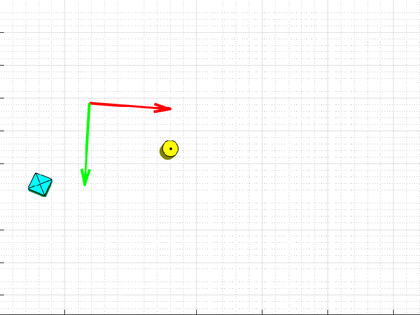
%> input picture Report 2/task 1-4/CameraView.bmp, 420 x 315 px, shrunk from 640 x 480 before the run
$ octave Vision_task3.m   (GNU Octave 9; MATLAB toolbox functions it lacks are replaced by stand-ins)
%> lines starting %> are read from the running program, lines starting %| are printed output that depends on the picture; in (x1, y1, x2, y2) boxes, pixels count from 0 and x2, y2 are one past the last pixel; in counts of white or black regions, pixels touching at a corner belong together; the program's own positions count from 1
clc
clear

%%%%%%%%%%%%%%%%%%%%%%%%%%%%%%%%%%%%%%%%%%%%%%%%%%%%%%%%%%%%%%%%%%%%%%%%%%%
%%%%%%%%%%%%%%%%%%%%%%%%%%%%%%%% GENERAL %%%%%%%%%%%%%%%%%%%%%%%%%%%%%%%%%%
%%%%%%%%%%%%%%%%%%%%%%%%%%%%%%%%%%%%%%%%%%%%%%%%%%%%%%%%%%%%%%%%%%%%%%%%%%%

%%%%%%%%%%%%%%%%
% Import Image %
%%%%%%%%%%%%%%%%

I = imread('CameraView.bmp');
%> I is the input picture: size 315x420x3 uint8; mean R, G, B 250.2, 250.7, 249.8
   figure, imshow(I)
   title('normal')
CornerThreshold = 4;

% NOTE: I has 3 layers (RGB) even though it looks "black and white".

%%%%%%%%%%%%%%%%%%%%%%%%%%%%
% Transform into Greyscale %
%%%%%%%%%%%%%%%%%%%%%%%%%%%%

IRed = double(I(:,:,1));
IGreen = double(I(:,:,2));
IBlue = double(I(:,:,3));
IGrey = (IRed+IGreen+IBlue)/3;
I = uint8(IGrey);
%> I: size 315x420 uint8

I=double(I);
%> I: size 315x420 double
[m,n]=size(I);
%> m = 315; n = 420

%%%%%%%%%%%%%%%%%%%%%%%%%%%%%%%%%%%%%%%%%%%%%%%%%%%%%%%%%%%%%%%%%%%%%%%%%%%
%%%%%%%%%%%%%%%%%%%%%%%%%%%%%%%% CYLINDER %%%%%%%%%%%%%%%%%%%%%%%%%%%%%%%%%
%%%%%%%%%%%%%%%%%%%%%%%%%%%%%%%%%%%%%%%%%%%%%%%%%%%%%%%%%%%%%%%%%%%%%%%%%%%

%%%%%%%%%%%%%%%%
% Thresholding %
%%%%%%%%%%%%%%%%

Ithreshold_Yellow = zeros(m,n);
for i = 1:m
    for j = 1:n
        if IBlue(i,j)==0 && IRed(i,j)==255 && IGreen(i,j)==255
            Ithreshold_Yellow(i,j) = 255;
        else
            Ithreshold_Yellow(i,j) = 0;
        end
    end
end
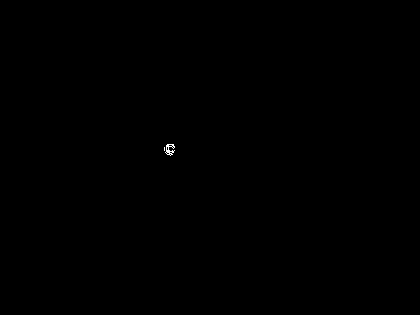
%> Ithreshold_Yellow: size 315x420 double; 0.05% white in thin lines or dots, all inside (x1, y1, x2, y2) = (164, 144, 175, 156)
Ithreshold_Yellow = uint8(Ithreshold_Yellow);

%%%%%%%%%%%%%%%%%%%%
% Median Filtering %
%%%%%%%%%%%%%%%%%%%%

Imedian_cylinder = zeros(m,n);
for i=4:m-3
    for j=4:n-3
        Imedian_cylinder(i,j)=median([Ithreshold_Yellow(i-3,j-3),Ithreshold_Yellow(i-3,j-2),Ithreshold_Yellow(i-3,j-1)...
            ,Ithreshold_Yellow(i-3,j),Ithreshold_Yellow(i-3,j+1),Ithreshold_Yellow(i-3,j+2)...
            ,Ithreshold_Yellow(i-3,j+3),Ithreshold_Yellow(i-2,j-3),Ithreshold_Yellow(i-2,j-2)...
            ,Ithreshold_Yellow(i-2,j-1),Ithreshold_Yellow(i-2,j),Ithreshold_Yellow(i-2,j+1)...
            ,Ithreshold_Yellow(i-2,j+2),Ithreshold_Yellow(i-2,j+3),Ithreshold_Yellow(i-1,j-3)...
            ,Ithreshold_Yellow(i-1,j-2),Ithreshold_Yellow(i-1,j-1),Ithreshold_Yellow(i-1,j)...
            ,Ithreshold_Yellow(i-1,j+1),Ithreshold_Yellow(i-1,j+2),Ithreshold_Yellow(i-1,j+3)...
            ,Ithreshold_Yellow(i,j-3),Ithreshold_Yellow(i,j-2),Ithreshold_Yellow(i,j-1)...
            ,Ithreshold_Yellow(i,j),Ithreshold_Yellow(i,j+1),Ithreshold_Yellow(i,j+2)...
            ,Ithreshold_Yellow(i,j+3),Ithreshold_Yellow(i+1,j-3),Ithreshold_Yellow(i+1,j-2)...
            ,Ithreshold_Yellow(i+1,j-1),Ithreshold_Yellow(i+1,j),Ithreshold_Yellow(i+1,j+1)...
            ,Ithreshold_Yellow(i+1,j+2),Ithreshold_Yellow(i+1,j+3),Ithreshold_Yellow(i+2,j-3)...
            ,Ithreshold_Yellow(i+2,j-2),Ithreshold_Yellow(i+2,j-1),Ithreshold_Yellow(i+2,j)...
            ,Ithreshold_Yellow(i+2,j+1),Ithreshold_Yellow(i+2,j+2),Ithreshold_Yellow(i+2,j+3)...
            ,Ithreshold_Yellow(i+3,j-3),Ithreshold_Yellow(i+3,j-2),Ithreshold_Yellow(i+3,j-1)...
            ,Ithreshold_Yellow(i+3,j),Ithreshold_Yellow(i+3,j+1),Ithreshold_Yellow(i+3,j+2)...
            ,Ithreshold_Yellow(i+3,j+3)]);
    end
end
%> Imedian_cylinder: size 315x420 double; 0.02% white in thin lines or dots, all inside (x1, y1, x2, y2) = (166, 147, 172, 154)

%%%%%%%%%%%%%%%%%%%%
% Change to Binary %
%%%%%%%%%%%%%%%%%%%%

Ibw_cylinder = imbinarize(Imedian_cylinder);
%Ibw_cylinder = imbinarize(Ithreshold_Yellow);
 figure, imshow(Ibw_cylinder)
 title('Cylinder')

%%%%%%%%%%
% moment %
%%%%%%%%%%
%Is the sum of (x location to power p, y location power q) multiplied by intensity
%of pixel (=1) at that x,y location (distance)

M00_cylinder=0;
M01_cylinder=0;
M10_cylinder=0;
M11_cylinder=0;
M20_cylinder=0;
M02_cylinder=0;
onepixel=1;

for i=1:m
    for j=1:n
        if Ibw_cylinder(i,j)==onepixel
            M00_cylinder=M00_cylinder+onepixel;
            M01_cylinder=M01_cylinder+(i^1)*onepixel;
            M10_cylinder=M10_cylinder+(j^1)*onepixel;
            M11_cylinder=M11_cylinder+(i*j)*onepixel;
            M20_cylinder=M20_cylinder+(j^2)*onepixel;
            M02_cylinder=M02_cylinder+(i^2)*onepixel;
        end
    end
end
%> after the loop, M00_cylinder = 27; M01_cylinder = 4063; M02_cylinder = 611499; M10_cylinder = 4582; M11_cylinder = 689509; M20_cylinder = 777640

%%%%%Centroid
Xc_cylinder=M10_cylinder/M00_cylinder;
%> Xc_cylinder = 169.7
Yc_cylinder=M01_cylinder/M00_cylinder;
%> Yc_cylinder = 150.5
Centroid_cylinder_XY=[Xc_cylinder,Yc_cylinder];
%> Centroid_cylinder_XY = [169.7 150.5]

%%%%%inertia matrix
u00_cylinder=M00_cylinder;
%> u00_cylinder = 27
u01=0;
u10=0;
u11_cylinder=M11_cylinder-(Xc_cylinder*M01_cylinder);
%> u11_cylinder = 2.85
u20_cylinder=M20_cylinder-(Xc_cylinder*M10_cylinder);
%> u20_cylinder = 57.63
u02_cylinder=M02_cylinder-(Yc_cylinder*M01_cylinder);
%> u02_cylinder = 92.74
J_cylinder=[u20_cylinder u11_cylinder;u11_cylinder u02_cylinder];
%> J_cylinder = [57.63 2.85; 2.85 92.74]

%eigenvalues and vectors
[v_cylinder,d_cylinder]=eig(J_cylinder); %v is eigenvector [2x2]
%> v_cylinder = [-0.997 0.0804; 0.0804 0.997]; d_cylinder = [57.4 0; 0 92.97]
                                         %d is eigenvalue [2x2]
lamda1_cylinder=max(d_cylinder(1,1),d_cylinder(2,2)); %take first index of eigenvalue matrix
%> lamda1_cylinder = 92.97
lamda2_cylinder=min(d_cylinder(1,1),d_cylinder(2,2)); %take first index of eigenvalue matrix
%> lamda2_cylinder = 57.4

%%%%Major minor axis calculation
Majoraxis_cylinder=2*sqrt(lamda1_cylinder/M00_cylinder);
%> Majoraxis_cylinder = 3.71
Minoraxis_cylinder=2*sqrt(lamda2_cylinder/M00_cylinder);
%> Minoraxis_cylinder = 2.92

if lamda1_cylinder == d_cylinder(2,2)    %choose left or right eigen vector corresponding to lamda1
    vx_cylinder=v_cylinder(1,2);
%> vx_cylinder = 0.0804
    vy_cylinder=v_cylinder(2,2);
%> vy_cylinder = 0.997
else
    vx_cylinder=v_cylinder(1,1);
    vy_cylinder=v_cylinder(1,2);
end

%%%%Angle from horizontal
Anglefromhorizontal_cylinder=atand(vy_cylinder/vx_cylinder);
%> Anglefromhorizontal_cylinder = 85.39

%%%%perimeter
Iperim_cylinder = zeros(m,n);
Perimeter_cylinder = 0;

for i = 2:m-1   %Iterate from left to right
    for j = 2:n-1
        if Ibw_cylinder(i,j) ~= Ibw_cylinder(i,j+1)
            if Iperim_cylinder(i,j) == Ibw_cylinder(i,j+1)
                break
            else
                Perimeter_cylinder = Perimeter_cylinder + 1;
                Iperim_cylinder(i,j)=Ibw_cylinder(i,j+1);
                break
            end
        end
    end
end
%> Iperim_cylinder: size 315x420 double; values 0 (black) and 1 (white), 0.01% white in thin lines or dots, all inside (x1, y1, x2, y2) = (165, 147, 169, 154)
%> after the loop, Perimeter_cylinder = 7
for i = m-1:-1:2    %Iterate from right to left
    for j = n-1:-1:2
        if Ibw_cylinder(i,j) ~= Ibw_cylinder(i,j-1)
            if Iperim_cylinder(i,j) == Ibw_cylinder(i,j-1)
                break
            else
                Perimeter_cylinder = Perimeter_cylinder + 1;
                Iperim_cylinder(i,j)=Ibw_cylinder(i,j-1);
                break
            end
        end
    end
end
%> Iperim_cylinder: size 315x420 double; values 0 (black) and 1 (white), 0.01% white in thin lines or dots, all inside (x1, y1, x2, y2) = (165, 147, 173, 154)
%> after the loop, Perimeter_cylinder = 14
for j = 2:n-1   %Iterate from top to bottom
    for i = 2:m-1
        if Ibw_cylinder(i,j) ~= Ibw_cylinder(i+1,j)
            if Iperim_cylinder(i,j) == Ibw_cylinder(i+1,j)
                break
            else
                Perimeter_cylinder = Perimeter_cylinder + 1;
                Iperim_cylinder(i,j)=Ibw_cylinder(i+1,j);
                break
            end
        end
    end
end
%> Iperim_cylinder: size 315x420 double; values 0 (black) and 1 (white), 0.01% white in thin lines or dots, all inside (x1, y1, x2, y2) = (165, 146, 173, 154)
%> after the loop, Perimeter_cylinder = 19
for j = n-1:-1:2    %Iterate from bottom to top
    for i = m-1:-1:2
        if Ibw_cylinder(i,j) ~= Ibw_cylinder(i-1,j)
            if Iperim_cylinder(i,j) == Ibw_cylinder(i-1,j)
                break
            else
                Perimeter_cylinder = Perimeter_cylinder + 1;
                Iperim_cylinder(i,j)=Ibw_cylinder(i-1,j);
                break
            end
        end
    end
end
%> Iperim_cylinder: size 315x420 double; values 0 (black) and 1 (white), 0.02% white in thin lines or dots, all inside (x1, y1, x2, y2) = (165, 146, 173, 155)
%> after the loop, Perimeter_cylinder = 22

figure, imshow(Iperim_cylinder);
title('Perimeter cylinder');
%%%%Area
area_cylinder=M00_cylinder;
%> area_cylinder = 27

%%%%circularity
Circularity_cylinder=(4*pi*M00_cylinder)/Perimeter_cylinder^2;
%> Circularity_cylinder = 0.701

%%%%RGB
RGB_cylinder = [255,255,0];

%%%%Calculating shape using corners


%%%%Displaying Results
T=table(Centroid_cylinder_XY, Anglefromhorizontal_cylinder...
    , Perimeter_cylinder, Circularity_cylinder, RGB_cylinder);
%> T = {Centroid_cylinder_XY [169.7 150.5], Anglefromhorizontal_cylinder 85.39, Perimeter_cylinder 22, Circularity_cylinder 0.701, RGB_cylinder [255 255 0]}
disp(T)

%%%%Saving value of x, y positions
Tcw_cylinder = [Xc_cylinder, Yc_cylinder, 1];
%> Tcw_cylinder = [169.7 150.5 1]
save('Pcylinder.mat', 'Tcw_cylinder')


%%%%%%%%%%%%%%%%%%%%%%%%%%%%%%%%%%%%%%%%%%%%%%%%%%%%%%%%%%%%%%%%%%%%%%%%%
%%%%%%%%%%%%%%%%%%%%%%%%%%%%%%%% CUBE %%%%%%%%%%%%%%%%%%%%%%%%%%%%%%%%%%%
%%%%%%%%%%%%%%%%%%%%%%%%%%%%%%%%%%%%%%%%%%%%%%%%%%%%%%%%%%%%%%%%%%%%%%%%%

Ithreshold_cyan = zeros(m,n);
for i = 1:m
    for j = 1:n
        if    IRed(i,j) == 0
            if j < 81
                Ithreshold_cyan(i,j) = 255;
            end
        else
            Ithreshold_cyan(i,j) = 0;
        end
    end
end
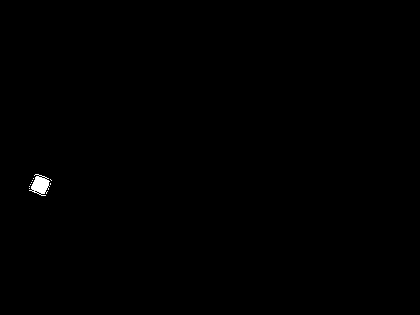
%> Ithreshold_cyan: size 315x420 double; 0.21% white; 9 white regions (8 under 20 px), largest, box (x1, y1, x2, y2) and area: (29, 174, 50, 196) 264
Ithreshold_cyan = uint8(Ithreshold_cyan);

%%%%%%%%%%%%%%%%%%%%
% Change to Binary %
%%%%%%%%%%%%%%%%%%%%


Ibw_cube = imbinarize(Ithreshold_cyan);
 figure, imshow(Ibw_cube)
 title('Cube')

%%%%%%%%%%
% moment %
%%%%%%%%%%
%Is the sum of (x location to power p, y location power q) multiplied by intensity
%of pixel (=1) at that x,y location (distance)

%%%%p=q=0
M00_cube=0;
M01_cube=0;
M10_cube=0;
M11_cube=0;
M20_cube=0;
M02_cube=0;
onepixel=1;

for i=1:m
    for j=1:n
        if Ibw_cube(i,j)==onepixel
            M00_cube=M00_cube+onepixel;
            M01_cube=M01_cube+(i^1)*onepixel;
            M10_cube=M10_cube+(j^1)*onepixel;
            M11_cube=M11_cube+(i*j)*onepixel;
            M20_cube=M20_cube+(j^2)*onepixel;
            M02_cube=M02_cube+(i^2)*onepixel;
        end
    end
end
%> after the loop, M00_cube = 274; M01_cube = 50850; M02_cube = 9443816; M10_cube = 11203; M11_cube = 2078843; M20_cube = 464519

%%%%%Centroid
Xc_cube=M10_cube/M00_cube;
%> Xc_cube = 40.89
Yc_cube=M01_cube/M00_cube;
%> Yc_cube = 185.6
Centroid_cube_XY=[Xc_cube,Yc_cube];
%> Centroid_cube_XY = [40.89 185.6]

%%%%%inertia matrix
u11_cube=M11_cube-(Xc_cube*M01_cube);
%> u11_cube = -253.9
u20_cube=M20_cube-(Xc_cube*M10_cube);
%> u20_cube = 6463.5
u02_cube=M02_cube-(Yc_cube*M01_cube);
%> u02_cube = 6872.6
J_cube=[u20_cube u11_cube;u11_cube u02_cube];
%> J_cube = [6463.5 -253.9; -253.9 6872.6]

%eigenvalues and vectors
[v_cube,d_cube]=eig(J_cube); %v is eigenvector [2x2]
%> v_cube = [-0.902 -0.432; -0.432 0.902]; d_cube = [6342 0; 0 6994.1]
             %d is eigenvalue [2x2]
lamda1_cube=max(d_cube(1,1),d_cube(2,2)); %take first index of eigenvalue matrix
%> lamda1_cube = 6994.1
lamda2_cube=min(d_cube(1,1),d_cube(2,2)); %take first index of eigenvalue matrix
%> lamda2_cube = 6342

%%%%Major minor axis calculation
Majoraxis_cube=2*sqrt(lamda1_cube/M00_cube);
%> Majoraxis_cube = 10.1
Minoraxis_cube=2*sqrt(lamda2_cube/M00_cube);
%> Minoraxis_cube = 9.62

if lamda1_cube == d_cube(2,2)    %choose left or right eigen vector corresponding to lamda1
    vx_cube=v_cube(1,2);
%> vx_cube = -0.432
    vy_cube=v_cube(2,2);
%> vy_cube = 0.902
else
    vx_cube=v_cube(1,1);
    vy_cube=v_cube(1,2);
end

%%%%Angle from horizontal
Anglefromhorizontal_cube=atand(vy_cube/vx_cube);
%> Anglefromhorizontal_cube = -64.43

Iperim_cube = zeros(m,n);
%%%%perimeter

%%%% left right top bottom
Perimeter_cube=0;
for i = 2:m-1
    for j = 2:n-1
        if Ibw_cube(i,j) ~= Ibw_cube(i,j+1)
            if Iperim_cube(i,j) == Ibw_cube(i,j+1)
                break
            else
                Perimeter_cube = Perimeter_cube + 1;
                Iperim_cube(i,j)=Ibw_cube(i,j+1);
                break
            end
        end
    end
end
%> Iperim_cube: size 315x420 double; values 0 (black) and 1 (white), 0.02% white in thin lines or dots, all inside (x1, y1, x2, y2) = (28, 174, 41, 196)
%> after the loop, Perimeter_cube = 22
for i = m-1:-1:2
    for j = n-1:-1:2
        if Ibw_cube(i,j) ~= Ibw_cube(i,j-1)
            if Iperim_cube(i,j) == Ibw_cube(i,j-1)
                break
            else
                Perimeter_cube = Perimeter_cube + 1;
                Iperim_cube(i,j)=Ibw_cube(i,j-1);
                break
            end
        end
    end
end
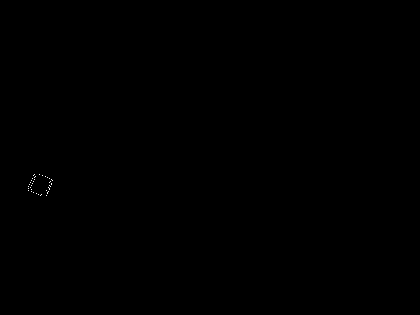
%> Iperim_cube: size 315x420 double; values 0 (black) and 1 (white), 0.03% white in thin lines or dots, all inside (x1, y1, x2, y2) = (28, 174, 53, 196)
%> after the loop, Perimeter_cube = 44
for j = 2:n-1
    for i = 2:m-1
        if Ibw_cube(i,j) ~= Ibw_cube(i+1,j)
            if Iperim_cube(i,j) == Ibw_cube(i+1,j)
                break
            else
                Perimeter_cube = Perimeter_cube + 1;
                Iperim_cube(i,j)=Ibw_cube(i+1,j);
            break
            end
        end
    end
end
%> Iperim_cube: size 315x420 double; values 0 (black) and 1 (white), 0.05% white in thin lines or dots, all inside (x1, y1, x2, y2) = (28, 173, 53, 196)
%> after the loop, Perimeter_cube = 61
for j = n-1:-1:2
    for i = m-1:-1:2
        if Ibw_cube(i,j) ~= Ibw_cube(i-1,j)
            if Iperim_cube(i,j) == Ibw_cube(i-1,j)
                break
            else
                Perimeter_cube = Perimeter_cube + 1;
                Iperim_cube(i,j)=Ibw_cube(i-1,j);
            break
            end
        end
    end
end
%> Iperim_cube: size 315x420 double; values 0 (black) and 1 (white), 0.06% white in thin lines or dots, all inside (x1, y1, x2, y2) = (28, 173, 53, 197)
%> after the loop, Perimeter_cube = 78

figure, imshow(Iperim_cube);
title('Perimeter cube')
%%%%Area
area_cube=M00_cube;
%> area_cube = 274

%%%%circularity
Circularity_cube=(4*pi*M00_cube)/(Perimeter_cube^2);
%> Circularity_cube = 0.566

%%%%RGB
RGB_cube = [0,255,255];

%%%%Calculating shape using corners


%%%%Displaying Results
T=table(Centroid_cube_XY, Anglefromhorizontal_cube...
    , Perimeter_cube, Circularity_cube, RGB_cube);
%> T = {Centroid_cube_XY [40.89 185.6], Anglefromhorizontal_cube -64.43, Perimeter_cube 78, Circularity_cube 0.566, RGB_cube [0 255 255]}
disp(T)

%%%%Saving value of x, y positions
Tcw_cube = [Xc_cube, Yc_cube, 1];
%> Tcw_cube = [40.89 185.6 1]
save('Pcube.mat', 'Tcw_cube')
